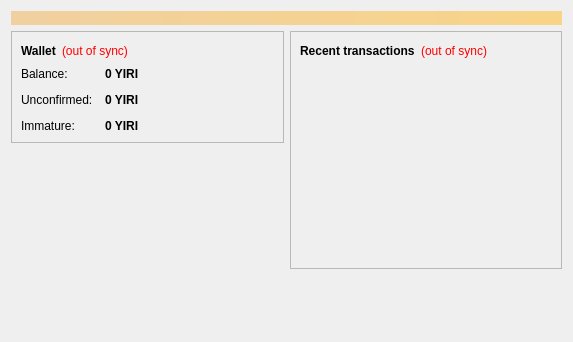
<?xml version="1.0" encoding="UTF-8"?>
<ui version="4.0">
 <class>OverviewPage</class>
 <widget class="QWidget" name="OverviewPage">
  <property name="geometry">
   <rect>
    <x>0</x>
    <y>0</y>
    <width>573</width>
    <height>342</height>
   </rect>
  </property>
  <property name="windowTitle">
   <string>Form</string>
  </property>
  <layout class="QVBoxLayout" name="topLayout">
   <item>
    <widget class="QLabel" name="labelAlerts">
     <property name="visible">
      <bool>false</bool>
     </property>
     <property name="styleSheet">
      <string notr="true">background-color: qlineargradient(x1: 0, y1: 0, x2: 1, y2: 0, stop:0 #F0D0A0, stop:1 #F8D488); color:#000000;</string>
     </property>
     <property name="wordWrap">
      <bool>true</bool>
     </property>
     <property name="margin">
      <number>3</number>
     </property>
    </widget>
   </item>
   <item>
    <layout class="QHBoxLayout" name="horizontalLayout" stretch="1,1">
     <item>
      <layout class="QVBoxLayout" name="verticalLayout_2">
       <item>
        <widget class="QFrame" name="frame">
         <property name="frameShape">
          <enum>QFrame::StyledPanel</enum>
         </property>
         <property name="frameShadow">
          <enum>QFrame::Raised</enum>
         </property>
         <layout class="QVBoxLayout" name="verticalLayout_4">
          <item>
           <layout class="QHBoxLayout" name="horizontalLayout_4">
            <item>
             <widget class="QLabel" name="label_5">
              <property name="font">
               <font>
                <weight>75</weight>
                <bold>true</bold>
               </font>
              </property>
              <property name="text">
               <string>Wallet</string>
              </property>
             </widget>
            </item>
            <item>
             <widget class="QLabel" name="labelWalletStatus">
              <property name="toolTip">
               <string>The displayed information may be out of date. Your wallet automatically synchronizes with the Yiricoin network after a connection is established, but this process has not completed yet.</string>
              </property>
              <property name="styleSheet">
               <string notr="true">QLabel { color: red; }</string>
              </property>
              <property name="text">
               <string notr="true">(out of sync)</string>
              </property>
              <property name="alignment">
               <set>Qt::AlignLeading|Qt::AlignLeft|Qt::AlignVCenter</set>
              </property>
             </widget>
            </item>
            <item>
             <spacer name="horizontalSpacer_2">
              <property name="orientation">
               <enum>Qt::Horizontal</enum>
              </property>
              <property name="sizeHint" stdset="0">
               <size>
                <width>40</width>
                <height>20</height>
               </size>
              </property>
             </spacer>
            </item>
           </layout>
          </item>
          <item>
           <layout class="QFormLayout" name="formLayout_2">
            <property name="fieldGrowthPolicy">
             <enum>QFormLayout::AllNonFixedFieldsGrow</enum>
            </property>
            <property name="horizontalSpacing">
             <number>12</number>
            </property>
            <property name="verticalSpacing">
             <number>12</number>
            </property>
            <item row="0" column="0">
             <widget class="QLabel" name="label">
              <property name="text">
               <string>Balance:</string>
              </property>
             </widget>
            </item>
            <item row="0" column="1">
             <widget class="QLabel" name="labelBalance">
              <property name="font">
               <font>
                <weight>75</weight>
                <bold>true</bold>
               </font>
              </property>
              <property name="cursor">
               <cursorShape>IBeamCursor</cursorShape>
              </property>
              <property name="toolTip">
               <string>Your current balance</string>
              </property>
              <property name="text">
               <string notr="true">0 YIRI</string>
              </property>
              <property name="textInteractionFlags">
               <set>Qt::LinksAccessibleByMouse|Qt::TextSelectableByKeyboard|Qt::TextSelectableByMouse</set>
              </property>
             </widget>
            </item>
            <item row="1" column="0">
             <widget class="QLabel" name="label_3">
              <property name="text">
               <string>Unconfirmed:</string>
              </property>
             </widget>
            </item>
            <item row="1" column="1">
             <widget class="QLabel" name="labelUnconfirmed">
              <property name="font">
               <font>
                <weight>75</weight>
                <bold>true</bold>
               </font>
              </property>
              <property name="cursor">
               <cursorShape>IBeamCursor</cursorShape>
              </property>
              <property name="toolTip">
               <string>Total of transactions that have yet to be confirmed, and do not yet count toward the current balance</string>
              </property>
              <property name="text">
               <string notr="true">0 YIRI</string>
              </property>
              <property name="textInteractionFlags">
               <set>Qt::LinksAccessibleByMouse|Qt::TextSelectableByKeyboard|Qt::TextSelectableByMouse</set>
              </property>
             </widget>
            </item>
            <item row="2" column="0">
             <widget class="QLabel" name="labelImmatureText">
              <property name="text">
               <string>Immature:</string>
              </property>
             </widget>
            </item>
            <item row="2" column="1">
             <widget class="QLabel" name="labelImmature">
              <property name="font">
               <font>
                <weight>75</weight>
                <bold>true</bold>
               </font>
              </property>
              <property name="toolTip">
               <string>Mined balance that has not yet matured</string>
              </property>
              <property name="text">
               <string notr="true">0 YIRI</string>
              </property>
              <property name="textInteractionFlags">
               <set>Qt::LinksAccessibleByMouse|Qt::TextSelectableByKeyboard|Qt::TextSelectableByMouse</set>
              </property>
             </widget>
            </item>
           </layout>
          </item>
         </layout>
        </widget>
       </item>
       <item>
        <spacer name="verticalSpacer">
         <property name="orientation">
          <enum>Qt::Vertical</enum>
         </property>
         <property name="sizeHint" stdset="0">
          <size>
           <width>20</width>
           <height>40</height>
          </size>
         </property>
        </spacer>
       </item>
      </layout>
     </item>
     <item>
      <layout class="QVBoxLayout" name="verticalLayout_3">
       <item>
        <widget class="QFrame" name="frame_2">
         <property name="frameShape">
          <enum>QFrame::StyledPanel</enum>
         </property>
         <property name="frameShadow">
          <enum>QFrame::Raised</enum>
         </property>
         <layout class="QVBoxLayout" name="verticalLayout">
          <item>
           <layout class="QHBoxLayout" name="horizontalLayout_2">
            <item>
             <widget class="QLabel" name="label_4">
              <property name="text">
               <string>&lt;b&gt;Recent transactions&lt;/b&gt;</string>
              </property>
             </widget>
            </item>
            <item>
             <widget class="QLabel" name="labelTransactionsStatus">
              <property name="toolTip">
               <string>The displayed information may be out of date. Your wallet automatically synchronizes with the Yiricoin network after a connection is established, but this process has not completed yet.</string>
              </property>
              <property name="styleSheet">
               <string notr="true">QLabel { color: red; }</string>
              </property>
              <property name="text">
               <string notr="true">(out of sync)</string>
              </property>
              <property name="alignment">
               <set>Qt::AlignRight|Qt::AlignTrailing|Qt::AlignVCenter</set>
              </property>
             </widget>
            </item>
            <item>
             <spacer name="horizontalSpacer">
              <property name="orientation">
               <enum>Qt::Horizontal</enum>
              </property>
              <property name="sizeHint" stdset="0">
               <size>
                <width>40</width>
                <height>20</height>
               </size>
              </property>
             </spacer>
            </item>
           </layout>
          </item>
          <item>
           <widget class="QListView" name="listTransactions">
            <property name="styleSheet">
             <string notr="true">QListView { background: transparent; }</string>
            </property>
            <property name="frameShape">
             <enum>QFrame::NoFrame</enum>
            </property>
            <property name="verticalScrollBarPolicy">
             <enum>Qt::ScrollBarAlwaysOff</enum>
            </property>
            <property name="horizontalScrollBarPolicy">
             <enum>Qt::ScrollBarAlwaysOff</enum>
            </property>
            <property name="selectionMode">
             <enum>QAbstractItemView::NoSelection</enum>
            </property>
           </widget>
          </item>
         </layout>
        </widget>
       </item>
       <item>
        <spacer name="verticalSpacer_2">
         <property name="orientation">
          <enum>Qt::Vertical</enum>
         </property>
         <property name="sizeHint" stdset="0">
          <size>
           <width>20</width>
           <height>40</height>
          </size>
         </property>
        </spacer>
       </item>
      </layout>
     </item>
    </layout>
   </item>
  </layout>
 </widget>
 <resources/>
 <connections/>
</ui>
